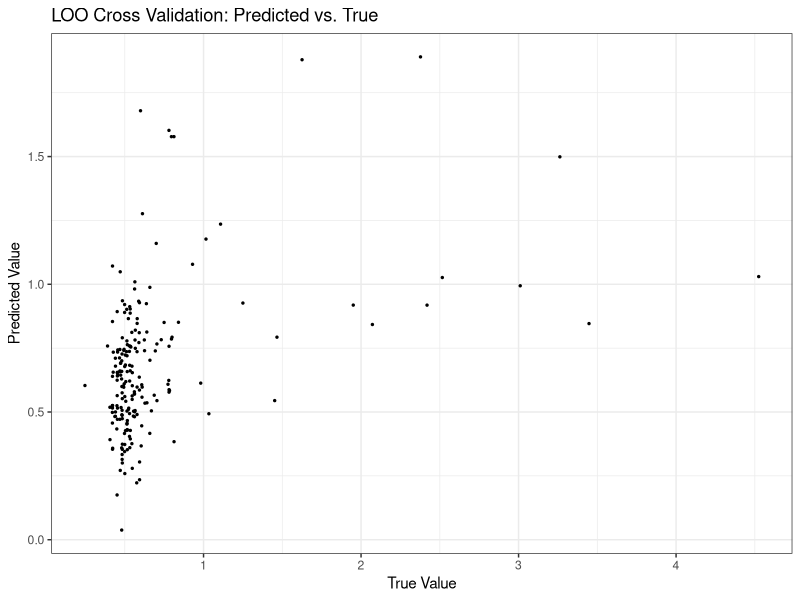
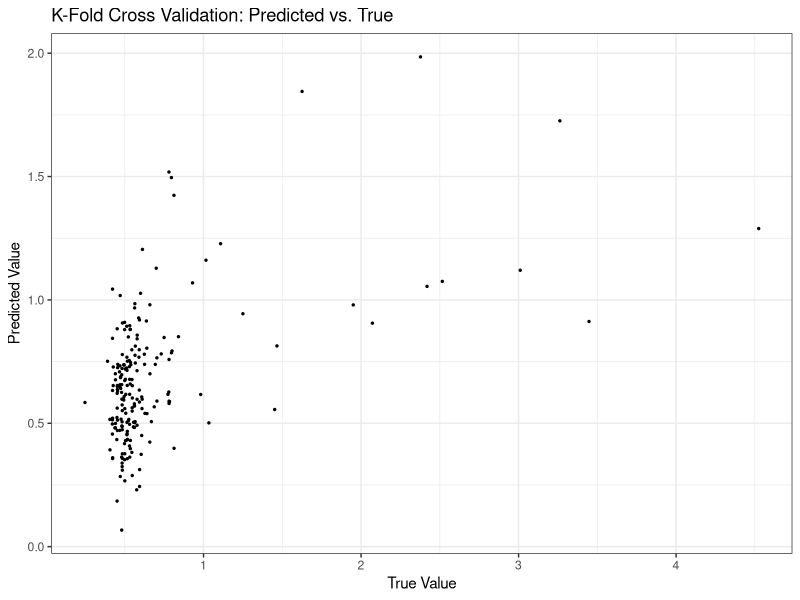

Here is the R script that generated these plots, in order:
## ---- chunk 1
rm(list=ls())
suppressPackageStartupMessages(library(dplyr))
suppressPackageStartupMessages(library(ggplot2))
suppressPackageStartupMessages(library(tidyverse))
suppressPackageStartupMessages(library(caret))
suppressPackageStartupMessages(library(MASS))

df_alpha <- read_csv("../data/alpha_event_data.csv", show_col_types = FALSE)
df_beta <- read_csv("../data/beta_event_data.csv", show_col_types = FALSE)
df_gamma <- read_csv("../data/gamma_event_data.csv", show_col_types = FALSE)
band_names <- rep(c('alpha', 'beta', 'gamma'),
                  times=c(nrow(df_alpha), nrow(df_beta), nrow(df_gamma)))

df <- rbind(df_alpha, df_beta, df_gamma)
names(df) <- tolower(str_replace_all(names(df_alpha), ' ', '_')) # clean names
df['freq_band'] <- band_names
df['position'] <- as.character(df$position)
df['layout'] <- as.character(df$layout)
## ---- chunk 2
median_reaction_time <- median(df$reaction_time, na.rm = TRUE)
median_reach_time <- median(df$reach_time, na.rm = TRUE)

# Calculate the statistics and add a binary variable column based on the median reaction_time
stats_df <- df %>%
  group_by(trial, freq_band) %>%
  summarize(
    mean_freq_span = mean(frequency_span, na.rm = TRUE),
    std_freq_span = sd(frequency_span, na.rm = TRUE),
    mean_event_duration = mean(event_duration, na.rm = TRUE),
    std_event_duration = sd(event_duration, na.rm = TRUE),
    mean_peak_time = mean(peak_time, na.rm = TRUE),
    std_peak_time = sd(peak_time, na.rm = TRUE),
    mean_peak_power = mean(peak_power, na.rm = TRUE),
    std_peak_power = sd(peak_power, na.rm = TRUE),
    count = n(),
    .groups = 'drop'
  ) 

# Add reaction_time, reach_time, and reaction_time_binary columns
summary_df <- df %>%
  group_by(trial) %>%
  summarize(
    reaction_time = first(reaction_time),
    reach_time = first(reach_time),
    reaction_time_binary = ifelse(first(reaction_time) > median_reaction_time, 1, 0),
    reach_time_binary = ifelse(first(reach_time) > median_reach_time, 1, 0),
    .groups = 'drop'
  )

# Pivot the statistics dataframe from long to wide format
output_df <- stats_df %>%
  pivot_wider(
    id_cols = trial,
    names_from = freq_band,
    values_from = c(mean_freq_span, std_freq_span, mean_event_duration, std_event_duration, mean_peak_time, std_peak_time, mean_peak_power, std_peak_power, count),
    names_sep = "_"
  ) %>%
  left_join(summary_df, by = "trial")

output_df
## ---- chunk 3
output_df <- na.omit(output_df)

# computes the LOO cross validation for all data without missing values
ctrl_LOOCV <- trainControl(method = "LOOCV")
model_LOO <- train(reaction_time ~ mean_freq_span_gamma + mean_event_duration_gamma 
                   + std_event_duration_gamma + std_peak_time_beta + std_peak_power_beta 
                   + count_beta + count_gamma, data = output_df, 
                   method = "lm", trControl = ctrl_LOOCV)
print(model_LOO)
## ---- chunk 4
# computes the K-fold cross validation with 10 folds for all data without missing values
ctrl_Kfold <- trainControl(method = "cv", number = 10)
model_Kfold <- train(reaction_time ~ mean_freq_span_gamma + mean_event_duration_gamma 
                     + std_event_duration_gamma + std_peak_time_beta + std_peak_power_beta 
                     + count_beta + count_gamma, data = output_df,
                     method = "lm", trControl = ctrl_Kfold)
print(model_Kfold)
## ---- chunk 5
# creates a scatter plot of predicted vs. true values of LOO cross validation
loocv_plot <- ggplot(output_df, aes(x = reaction_time, y = model_LOO$pred[, "pred"])) +
  ggtitle("LOO Cross Validation: Predicted vs. True") +
  xlab("True Value") +
  ylab("Predicted Value") +
  geom_point(size = 0.5) +
  theme_bw()
loocv_plot
## ---- chunk 6
# creates a scatter plot of predicted vs. true values of LOO cross validation
kfoldcv_plot <- ggplot(output_df, aes(x = reaction_time, y = predict(model_Kfold))) +
  ggtitle("K-Fold Cross Validation: Predicted vs. True") +
  xlab("True Value") +
  ylab("Predicted Value") +
  geom_point(size = 0.5) +
  theme_bw()
kfoldcv_plot
